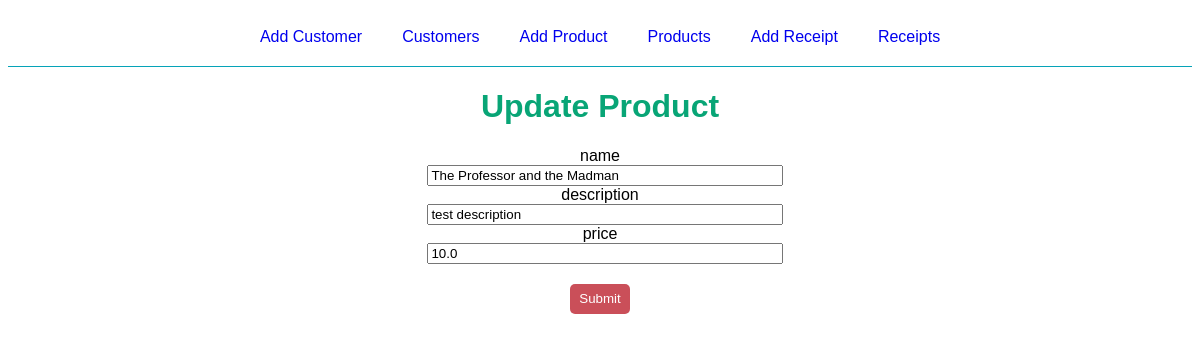
The page /product/update/1 on the database as committed earlier.
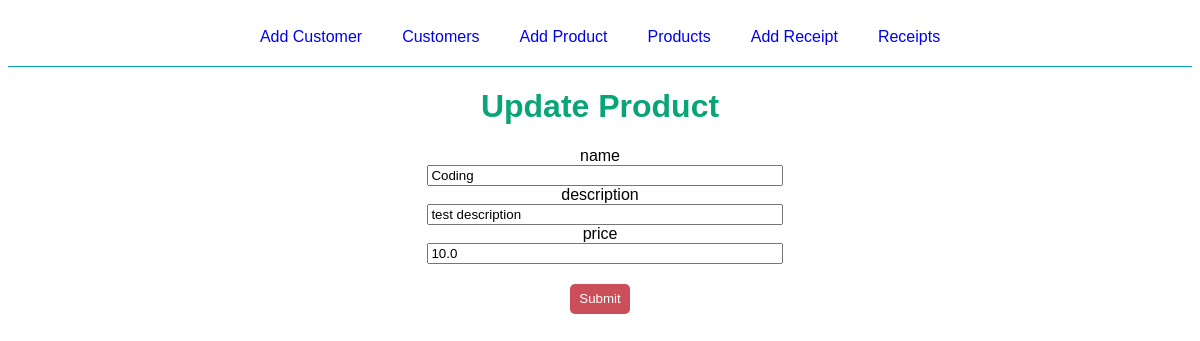
The same page on the database as committed later.
### flaskr/models/product/__init__.py (models this page shows, shortened)
class Product(db.Model, MyModel):
    id = Column(Integer, primary_key=True)
    name = Column(String(100), nullable=False, unique=True)
    description = Column(Text(1000), nullable=False)
    price = Column(Float, nullable=False, default=0)
    sold_products = db.relationship(
        'SoldProduct',
        backref='product',
        lazy=True,
        cascade='all, delete-orphan'
    )
    def get(id):
        return Product.query.get(id)

### flaskr/views/product.py (the view, shortened to what this page needs)
@bp.route('/update/<int:product_id>', methods=("GET", "POST"))
def update(product_id):
    product = Product.get(product_id)
    return render_template(
        'product/update.html',
        product=product,
        heads=product_heads
    )

### flaskr/templates/product/update.html
{% extends 'base.html' %}
{% block content %}
<div class="title-container">
    <h1 class="title">Update Product</h1>
</div>
<form method="post" class="update" >
    {% for head in heads %}
    {% if heads != id %}
    <div class="label-div">
        <label for="{{ head }}" class="input-label">{{ head }}</label>
    </div>
    <div class="input-div">
        <input type="text" value="{{ product[head] }}" name="{{ head }}" id="{{ head }}" class="input-product">
    </div>
    {% endif %}
    {% endfor %}
        <input type="submit" class="submit-btn">
</form>
{% endblock %}

### flaskr/templates/base.html (shortened to what this page needs)
<html lang="en">
<head>
    <link rel="stylesheet" href="{{ url_for('static', filename='style.css') }}">
</head>
<nav>
    <div >
        <a href="{{ url_for('customer.add') }}">Add Customer</a>
    </div>
    <div>
        <a href="{{ url_for('customer.customers') }}">Customers</a>
    </div>
    <div >
        <a href="{{ url_for('product.add') }}">Add Product</a>
    </div>
    <div>
        <a href="{{ url_for('product.products') }}">Products</a>
    </div>
    <div>
        <a href="{{ url_for('receipt.add') }}">Add Receipt</a>
    </div>
    <div>
        <a href="{{ url_for('receipt.receipts') }}">Receipts</a>
    </div>
</nav>
<body>
    {% block content %}
    {% endblock %}
</body>
</html>

### flaskr/static/style.css (style rules this page uses)
* { font-family: Verdana, Geneva, Tahoma, sans-serif; }
.title { font-family: Verdana, Geneva, Tahoma, sans-serif; color: rgb(8, 165, 118) }
.title-container, .add, .update { display: flex; justify-content: center; flex-direction: column; align-items: center; }
.input-customer, .input-product { width: 100%; }
.input-div { width: 30%; margin-left: 10px; }
.submit-btn { height: 30px; width: 60px; background-color: rgb(202, 79, 89); border: 0px; border-radius: 5px; color: white; margin-top: 20px; }
nav { display: flex; flex-direction: row; justify-content: center; border-bottom: 1px solid rgb(6, 163, 184); }
nav div { margin: 20px }
nav a { text-decoration: none; }
a { text-decoration: none; }

Rows that differ between the two databases and show on the page:
changed Product "test description": name "The Professor and the Madman" → "Coding"
